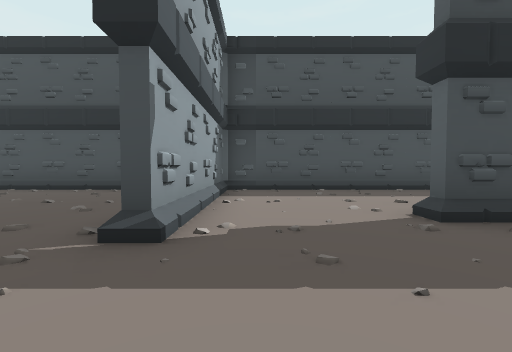
view 1 (above)

22 first-person views from a walk through a Godot game level. The camera is 1.2 m above the floor, tilts 2° down and sees 90° across. The floor is counted in squares, 2 m on a side. Each view is taken from the middle of a square. On the plan, view 1 faces up. The plan holds only what a view shows up to about 9 squares ahead; the rest is blank. The place goes on beyond the plan.

view 2
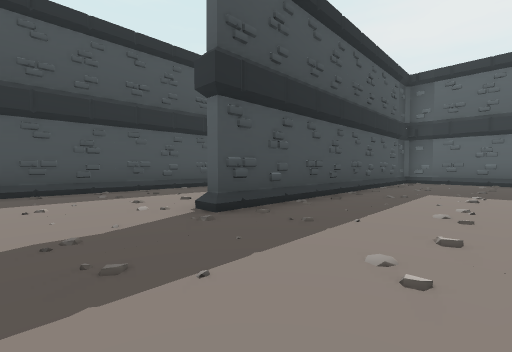

view 3
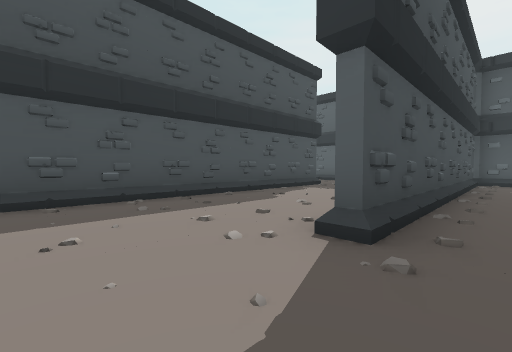

view 4
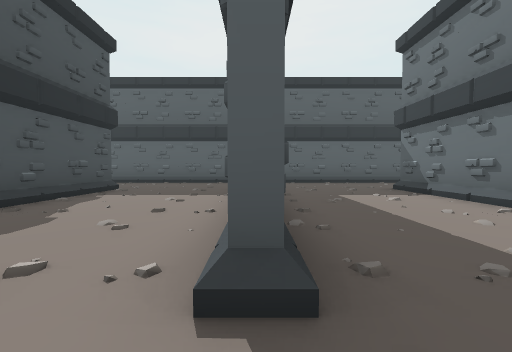

view 5
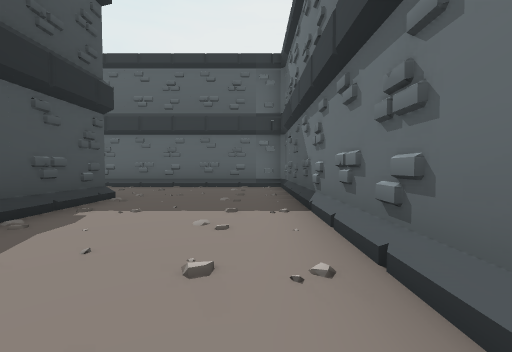

view 6
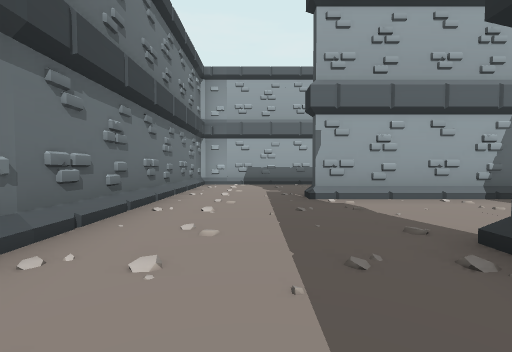

view 7
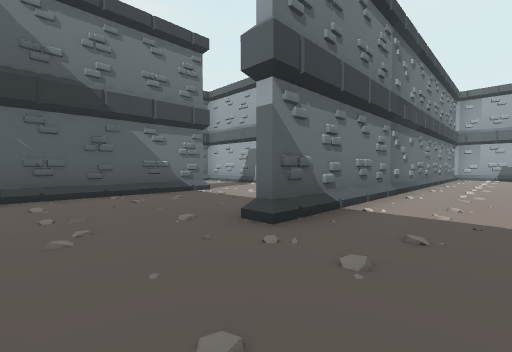

view 8
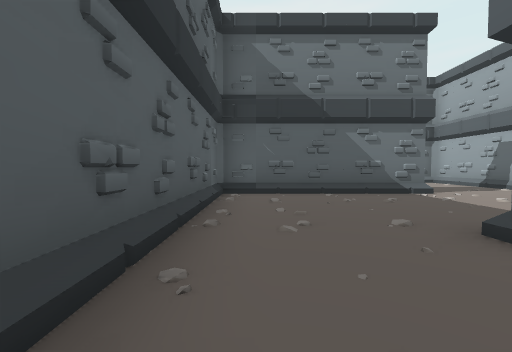

view 9
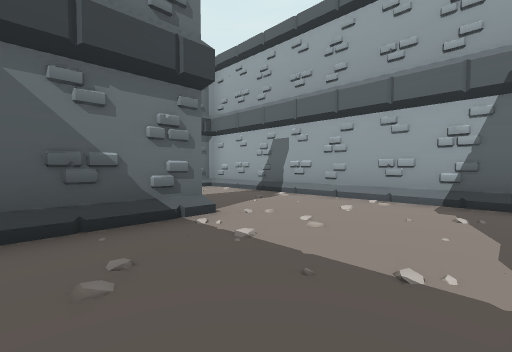

view 10
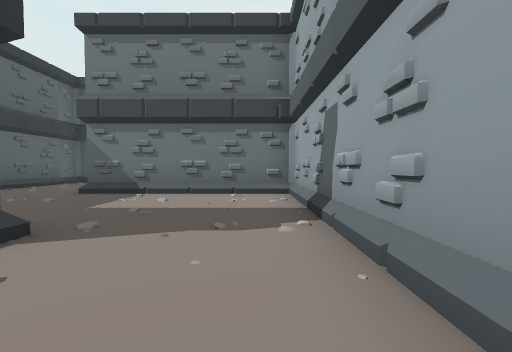

view 11
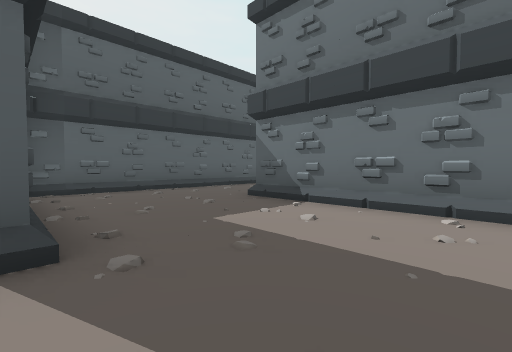

view 12
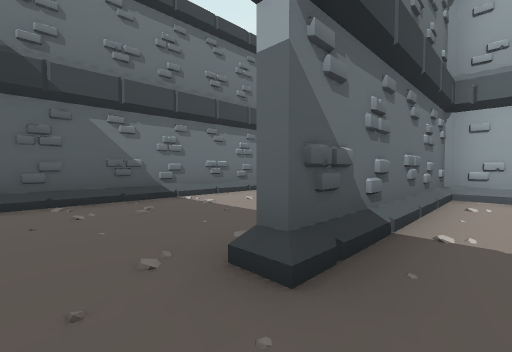

view 13
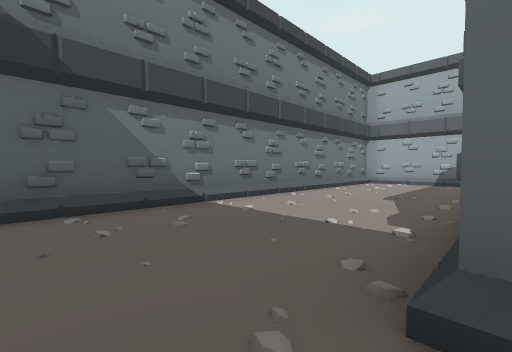

view 14
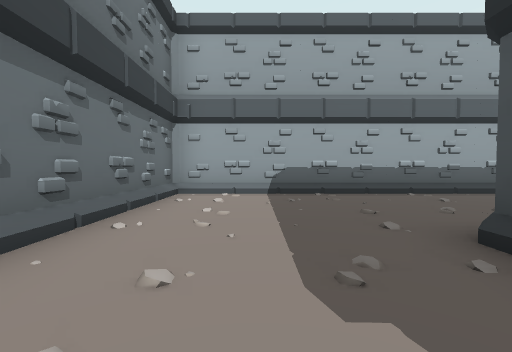

view 15
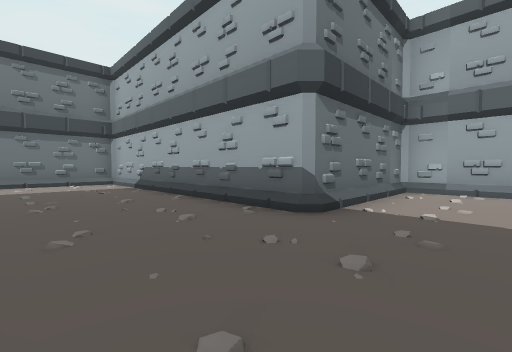

view 16
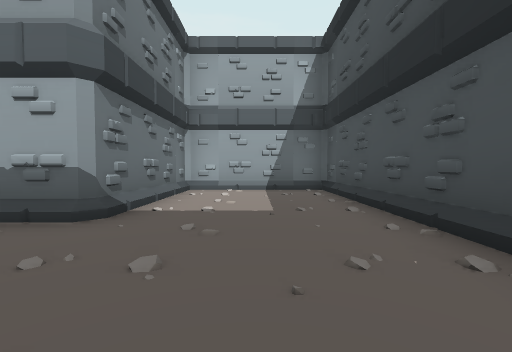

view 17
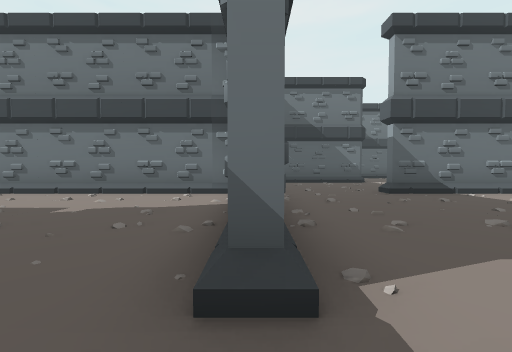

view 18
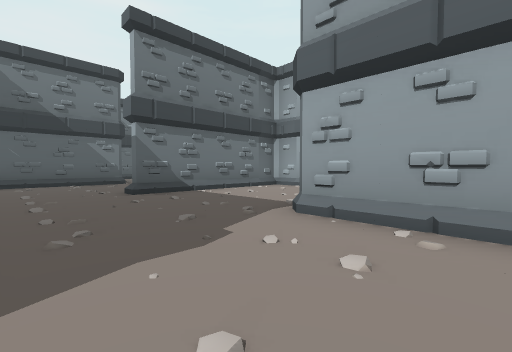

view 19
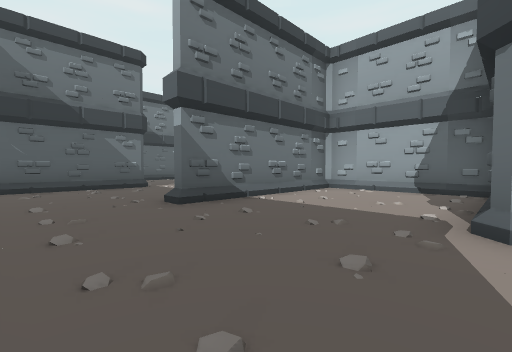

view 20
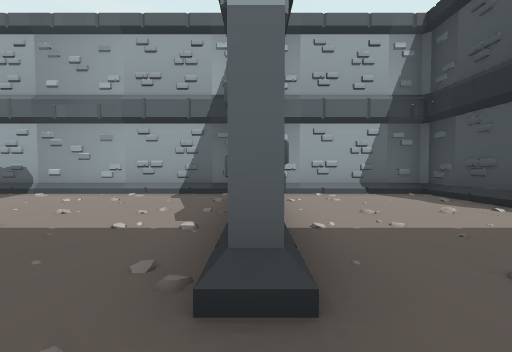

view 21
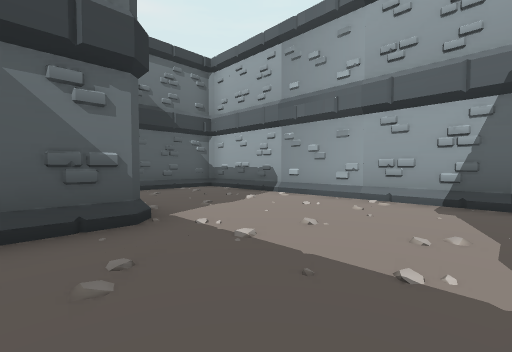

view 22
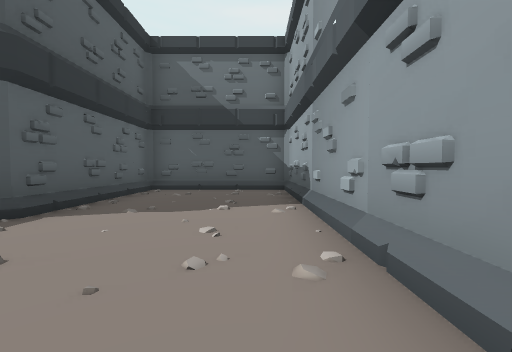

### Floor plan
Points are (right, up) in squares from view 1. A wall is a line through its corners. A room is listed if a view was taken in it or the views show most of it. See-through windows are left out.
Room 1 (views 1, 2, 3, 4, 5, 6, 7, 8, 9, 10, 11, 12, 13, 14, 15, 16, 17, 18, 19, 20, 21, 22)
walls: (0.2, -1.1) (-4.9, -1.1) (-4.9, -4.9) (-1, -4.9) (-0.9, -5) (-0.9, -12.9) (9.1, -12.9); (3.1, -1.9) (3.1, -8.9) (7.9, -8.9); (3.6, 3.1) (10.9, 3.1) (10.9, 7.5); (6.1, -4.9) (10.9, -4.9) (10.9, 2.9) (2.1, 2.9); (-4.9, 3) (-4.9, -0.9) (7.9, -0.9); (-3.5, 6.9) (-6.9, 6.9); (7.9, 6.9) (-0.9, 6.9) (-0.9, 2.1); (-8.9, 5.1) (-8.9, 3); (-10.9, 2.9) (-12.9, 2.9) (-12.9, -0.9) (-8.1, -0.9); (-12.9, -1.6) (-12.9, -8.9) (-9.1, -8.9) (-9.1, -5) (-9, -4.9) (-6, -4.9); (10.9, -12) (10.9, -5.4)

Where each view was taken, in squares from view 1:
view 1: 0 up, 0 right, facing up
view 2: 0 up, 0 right, facing up-right
view 3: 2 up, 0 right, facing up-right
view 4: 3 up, 1 right, facing right
view 5: 4 up, 3 right, facing right
view 6: 1 up, 4 right, facing left
view 7: 1 up, 10 right, facing down-left
view 8: 1 up, 10 right, facing down
view 9: 2 down, 8 right, facing down-left
view 10: 3 down, 4 right, facing down
view 11: 5 down, 4 right, facing down-right
view 12: 8 down, 9 right, facing down-left
view 13: 9 down, 9 right, facing down-left
view 14: 11 down, 5 right, facing left
view 15: 3 down, 2 right, facing down-left
view 16: 3 down, 2 right, facing left
view 17: 5 up, 5 left, facing down
view 18: 5 up, 6 left, facing down-left
view 19: 3 up, 6 left, facing down-left
view 20: 1 down, 7 left, facing left
view 21: 2 down, 8 left, facing down-left
view 22: 2 down, 12 left, facing down
